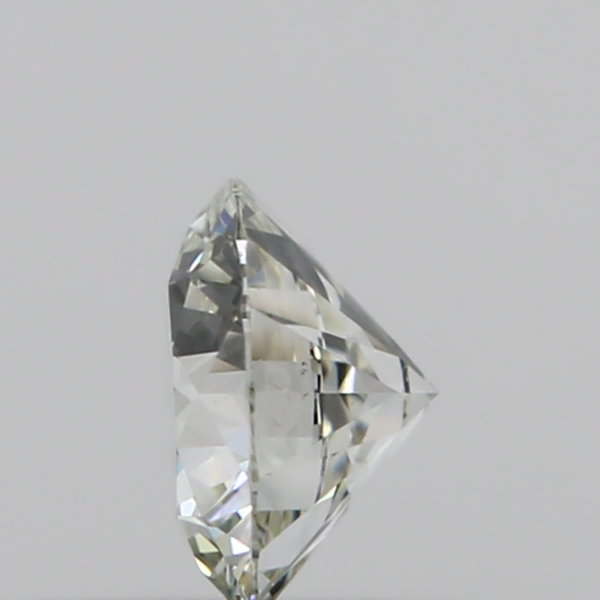
#> input picture data/test/J_54428.jpg, 1200 x 1200 px (shown at 1/2 size)
$ python color_percent.py
#> lines starting #> are read from the running program, lines starting #| are printed output that depends on the picture
import numpy as np
import cv2

image_path = "data/test/J_54428.jpg"
img = cv2.imread(image_path)
#> img is the input picture: shape (1200, 1200, 3); mean B, G, R 187.6, 187.5, 187.1

yellow = [255, 255, 0]  # RGB
diff = 50
boundaries = [([yellow[2] - diff, yellow[1] - diff, yellow[0] - diff],
               [yellow[2] + diff, yellow[1] + diff, yellow[0] + diff])]
# in order BGR as opencv represents images as numpy arrays in reverse order

for (lower, upper) in boundaries:
    lower = np.array(lower, dtype=np.uint8)
    upper = np.array(upper, dtype=np.uint8)
    mask = cv2.inRange(img, lower, upper)
    output = cv2.bitwise_and(img, img, mask=mask)

    ratio_brown = cv2.countNonZero(mask)/(img.size/3)
    print('yellow pixel percentage:', np.round(ratio_brown*100, 2))
    cv2.namedWindow('images', cv2.WINDOW_NORMAL)
    cv2.imshow("images", np.hstack([img, output]))
    cv2.resizeWindow('images', 600, 600)
    cv2.waitKey(0)
#> this loop made 1 pass
#> ratio_brown on pass 1: 0
#| yellow pixel percentage: 0.0
#> pass 1, `cv2.imshow("images", np.hstack([img, output]))`:
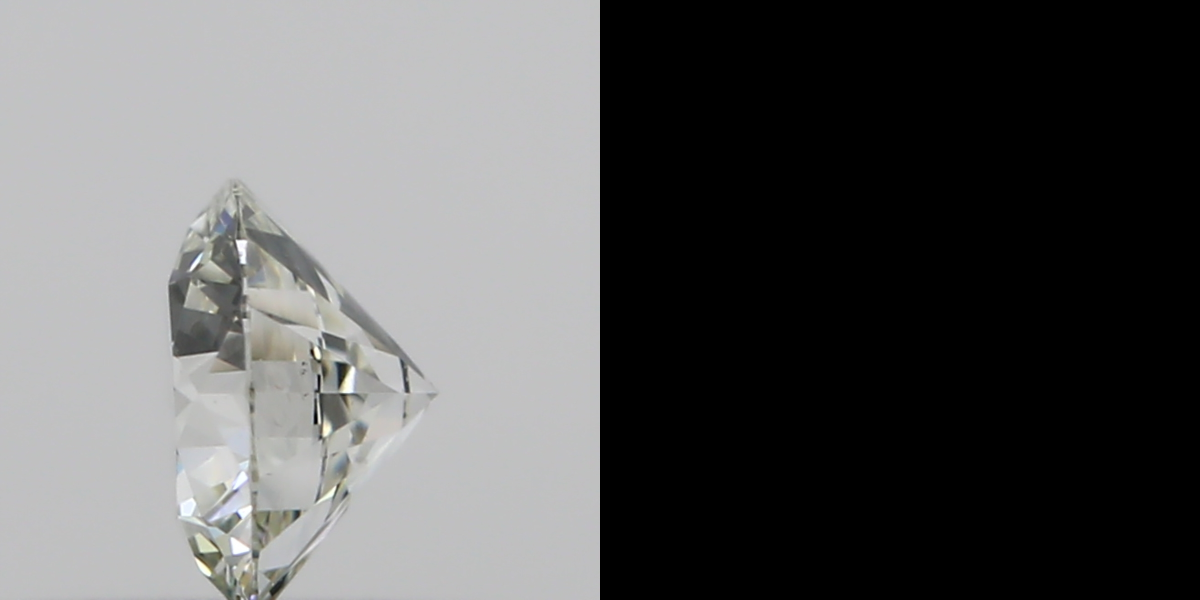
#> window 'images': shape (1200, 2400, 3) (shown at 1/2 size); mean B, G, R 93.8, 93.8, 93.6
